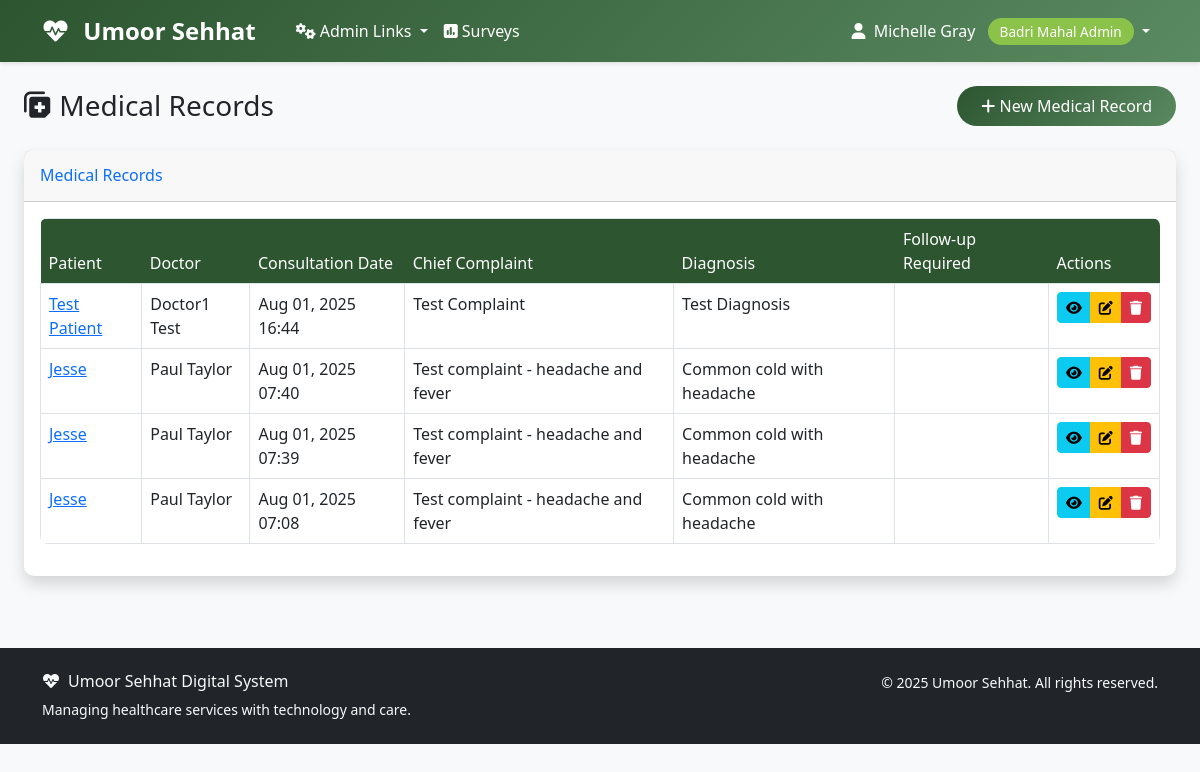
/mahalshifa/medical-records/ (signed in), run on the app's committed database.
### accounts/models.py (models this page shows, shortened)
class User(AbstractUser):
    ROLE_CHOICES = [
        ('aamil', 'Aamil'),
        ('moze_coordinator', 'Moze Coordinator'),
        ('doctor', 'Doctor'),
        ('student', 'Student'),
        ('badri_mahal_admin', 'Badri Mahal Admin'),
    ]
    role = models.CharField(max_length=20, choices=ROLE_CHOICES, default='student')
    its_id = models.CharField(
        max_length=8,
        unique=True,
        null=True,
        blank=True,
        validators=[RegexValidator(
            regex=r'^\d{8}$',
            message='ITS ID must be exactly 8 digits',
            code='invalid_its_id'
        )],
        help_text='8-digit ITS ID'
    )
    phone_number = models.CharField(max_length=15, blank=True, null=True)
    profile_photo = models.URLField(blank=True, null=True)
    arabic_name = models.CharField(max_length=100, blank=True, null=True)
    age = models.PositiveIntegerField(blank=True, null=True)
    verified_certificate = models.FileField(upload_to='certificates/', blank=True, null=True)
    specialty = models.CharField(max_length=100, blank=True, null=True)
    college = models.CharField(max_length=100, blank=True, null=True)  # For students
    specialization = models.CharField(max_length=100, blank=True, null=True)  # For students
    created_at = models.DateTimeField(auto_now_add=True)
    updated_at = models.DateTimeField(auto_now=True)
    def get_full_name(self):
        if self.arabic_name:
            return self.arabic_name
        return super().get_full_name() or self.username
    @property
    def is_aamil(self):
        return self.role == 'aamil'
    @property
    def is_moze_coordinator(self):
        return self.role == 'moze_coordinator'
    @property
    def is_doctor(self):
        return self.role == 'doctor'
    @property
    def is_student(self):
        return self.role == 'student'
    @property
    def is_admin(self):
        return self.role == 'badri_mahal_admin' or self.is_superuser
    class Meta:
        verbose_name = 'User'
        verbose_name_plural = 'Users'
        ordering = ['first_name', 'last_name']

### mahalshifa/models.py (models this page shows, shortened)
class MedicalRecord(models.Model):
    patient = models.ForeignKey(Patient, on_delete=models.CASCADE, related_name='medical_records')
    doctor = models.ForeignKey('Doctor', on_delete=models.CASCADE, related_name='medical_records')
    appointment = models.OneToOneField(
        Appointment,
        on_delete=models.SET_NULL,
        null=True,
        blank=True,
        related_name='medical_record'
    )
    moze = models.ForeignKey(Moze, on_delete=models.CASCADE, related_name='medical_records')
    consultation_date = models.DateTimeField(auto_now_add=True)
    chief_complaint = models.TextField(help_text='Main complaint or reason for visit')
    history_of_present_illness = models.TextField(blank=True, null=True)
    past_medical_history = models.TextField(blank=True, null=True)
    family_history = models.TextField(blank=True, null=True)
    social_history = models.TextField(blank=True, null=True)
    vital_signs = models.JSONField(default=dict, help_text='Blood pressure, temperature, pulse, etc.')
    physical_examination = models.TextField(blank=True, null=True)
    diagnosis = models.TextField()
    differential_diagnosis = models.TextField(blank=True, null=True)
    treatment_plan = models.TextField()
    medications_prescribed = models.TextField(blank=True, null=True)
    lab_tests_ordered = models.TextField(blank=True, null=True)
    imaging_ordered = models.TextField(blank=True, null=True)
    referrals = models.TextField(blank=True, null=True)
    follow_up_required = models.BooleanField(default=False)
    follow_up_date = models.DateField(blank=True, null=True)
    follow_up_instructions = models.TextField(blank=True, null=True)
    patient_education = models.TextField(blank=True, null=True, help_text='Patient education provided')
    doctor_notes = models.TextField(blank=True, null=True, help_text='Private doctor notes')
    created_at = models.DateTimeField(auto_now_add=True)
    updated_at = models.DateTimeField(auto_now=True)
    class Meta:
        ordering = ['-consultation_date']
        verbose_name = 'Medical Record'
        verbose_name_plural = 'Medical Records'

class Patient(models.Model):
    its_id = models.CharField(
        max_length=8,
        unique=True,
        validators=[RegexValidator(
            regex=r'^\d{8}$',
            message='ITS ID must be exactly 8 digits'
        )]
    )
    first_name = models.CharField(max_length=50)
    last_name = models.CharField(max_length=50)
    arabic_name = models.CharField(max_length=100, blank=True, null=True)
    date_of_birth = models.DateField()
    gender = models.CharField(
        max_length=10,
        choices=[
            ('male', 'Male'),
            ('female', 'Female'),
            ('other', 'Other')
        ]
    )
    phone_number = models.CharField(max_length=15)
    email = models.EmailField(blank=True, null=True)
    address = models.TextField()
    emergency_contact_name = models.CharField(max_length=100)
    emergency_contact_phone = models.CharField(max_length=15)
    emergency_contact_relationship = models.CharField(max_length=50)
    blood_group = models.CharField(
        max_length=5,
        choices=[
            ('A+', 'A+'), ('A-', 'A-'),
            ('B+', 'B+'), ('B-', 'B-'),
            ('AB+', 'AB+'), ('AB-', 'AB-'),
            ('O+', 'O+'), ('O-', 'O-'),
        ],
        blank=True,
        null=True
    )
    allergies = models.TextField(blank=True, null=True, help_text='Known allergies')
    chronic_conditions = models.TextField(blank=True, null=True, help_text='Chronic medical conditions')
    current_medications = models.TextField(blank=True, null=True, help_text='Current medications')
    registered_moze = models.ForeignKey(
        Moze,
        on_delete=models.SET_NULL,
        null=True,
        blank=True,
        related_name='registered_patients'
    )
    registration_date = models.DateField(auto_now_add=True)
    is_active = models.BooleanField(default=True)
    user_account = models.OneToOneField(
        settings.AUTH_USER_MODEL,
        on_delete=models.SET_NULL,
        null=True,
        blank=True,
        related_name='patient_record'
    )
    created_at = models.DateTimeField(auto_now_add=True)
    updated_at = models.DateTimeField(auto_now=True)
    class Meta:
        ordering = ['last_name', 'first_name']
        verbose_name = 'Patient'
        verbose_name_plural = 'Patients'
    def get_full_name(self):
        if self.arabic_name:
            return self.arabic_name
        return f"{self.first_name} {self.last_name}"

class Doctor(models.Model):
    user = models.OneToOneField(
        settings.AUTH_USER_MODEL,
        on_delete=models.CASCADE,
        related_name='mahalshifa_doctor_profile'
    )
    license_number = models.CharField(max_length=50, unique=True)
    specialization = models.CharField(max_length=100)
    qualification = models.CharField(max_length=200)
    experience_years = models.PositiveIntegerField(default=0)
    hospital = models.ForeignKey(Hospital, on_delete=models.CASCADE, related_name='doctors')
    department = models.ForeignKey(Department, on_delete=models.CASCADE, related_name='doctors')
    is_available = models.BooleanField(default=True)
    is_emergency_doctor = models.BooleanField(default=False)
    consultation_fee = models.DecimalField(max_digits=10, decimal_places=2, default=0)
    created_at = models.DateTimeField(auto_now_add=True)

### mahalshifa/views.py (the view)
# urls.py: path('medical-records/', views.MedicalRecordListView.as_view(), name='medical_record_list'),
class MedicalRecordListView(LoginRequiredMixin, ListView):
    model = MedicalRecord
    template_name = 'mahalshifa/medical_record_list.html'
    context_object_name = 'medical_records'
    paginate_by = 20
    def get_queryset(self):
        user = self.request.user
        if user.is_admin:
            return MedicalRecord.objects.all()
        elif user.is_aamil or user.is_moze_coordinator:
            return MedicalRecord.objects.filter(moze__aamil=user)
        elif user.is_doctor:
            return MedicalRecord.objects.filter(doctor__user=user)
        else:
            return MedicalRecord.objects.filter(patient__user_account=user)

### templates/mahalshifa/medical_record_list.html (shortened to what this page needs)
{% extends 'base.html' %}
{% block content %}
<div class="container-fluid">
    <div class="row mb-4">
        <div class="col-12">
            <div class="d-flex justify-content-between align-items-center">
                <h1 class="h3 mb-0 text-gray-800">
                    <i class="fas fa-notes-medical"></i> Medical Records
                </h1>
                {% if user.is_admin or user.is_doctor %}
                    <a href="{% url 'mahalshifa:medical_record_create' %}" class="btn btn-primary">
                        <i class="fas fa-plus"></i> New Medical Record
                    </a>
                {% endif %}
            </div>
        </div>
    </div>
    <div class="row">
        <div class="col-12">
            <div class="card shadow">
                <div class="card-header py-3">
                    <h6 class="m-0 font-weight-bold text-primary">Medical Records</h6>
                </div>
                <div class="card-body">
                    {% if medical_records %}
                        <div class="table-responsive">
                            <table class="table table-bordered" id="dataTable" width="100%" cellspacing="0">
                                <thead>
                                    <tr>
                                        <th>Patient</th>
                                        <th>Doctor</th>
                                        <th>Consultation Date</th>
                                        <th>Chief Complaint</th>
                                        <th>Diagnosis</th>
                                        <th>Follow-up Required</th>
                                        <th>Actions</th>
                                    </tr>
                                </thead>
                                <tbody>
                                    {% for record in medical_records %}
                                    <tr>
                                        <td>
                                            <a href="{% url 'mahalshifa:patient_detail' record.patient.pk %}">
                                                {{ record.patient.get_full_name }}
                                            </a>
                                        </td>
                                        <td>{{ record.doctor.user.get_full_name }}</td>
                                        <td>{{ record.consultation_date|date:"M d, Y H:i" }}</td>
                                        <td>{{ record.chief_complaint|truncatewords:10 }}</td>
                                        <td>{{ record.diagnosis|truncatewords:10 }}</td>
                                        <td>
                                            {% if record.follow_up_required %}
                                                <span class="badge badge-warning">Yes</span>
                                                {% if record.follow_up_date %}
                                                    <br><small>{{ record.follow_up_date|date:"M d, Y" }}</small>
                                                {% endif %}
                                            {% else %}
                                                <span class="badge badge-success">No</span>
                                            {% endif %}
                                        </td>
                                        <td>
                                            <div class="btn-group" role="group">
                                                <a href="{% url 'mahalshifa:medical_record_detail' record.pk %}"
                                                   class="btn btn-sm btn-info">
                                                    <i class="fas fa-eye"></i>
                                                </a>
                                                {% if user.is_admin or record.doctor.user == user %}
                                                    <a href="{% url 'mahalshifa:medical_record_update' record.pk %}"
                                                       class="btn btn-sm btn-warning">
                                                        <i class="fas fa-edit"></i>
                                                    </a>
                                                    <a href="{% url 'mahalshifa:medical_record_delete' record.pk %}"
                                                       class="btn btn-sm btn-danger">
                                                        <i class="fas fa-trash"></i>
                                                    </a>
                                                {% endif %}
                                            </div>
                                        </td>
                                    </tr>
                                    {% endfor %}
                                </tbody>
                            </table>
                        </div>
                    {% else %}
                        <div class="text-center py-4">
                            <i class="fas fa-notes-medical fa-3x text-gray-300 mb-3"></i>
                            <h5 class="text-gray-500">No medical records found</h5>
                            <p class="text-gray-400">No medical records match your current filters.</p>
                        </div>
                    {% endif %}
                </div>
            </div>
        </div>
    </div>
</div>
{% endblock %}

### templates/base.html (shortened to what this page needs)
<!DOCTYPE html>
<html lang="en">
<head>
    <link href="https://cdn.jsdelivr.net/npm/bootstrap@5.3.0/dist/css/bootstrap.min.css" rel="stylesheet">
    <link href="https://cdnjs.cloudflare.com/ajax/libs/font-awesome/6.0.0/css/all.min.css" rel="stylesheet">
</head>
<body>
    <nav class="navbar navbar-expand-lg navbar-custom">
        <div class="container">
            <a class="navbar-brand text-white" href="{% url 'dashboard' %}">
                <i class="fas fa-heartbeat me-2"></i>
                Umoor Sehhat
            </a>
            <div class="collapse navbar-collapse" id="navbarNav">
                {% if user.is_authenticated %}
                    <ul class="navbar-nav me-auto">
                        {% if user.is_admin %}
                            <li class="nav-item dropdown">
                                <a class="nav-link dropdown-toggle" href="#" id="adminDropdown" role="button" data-bs-toggle="dropdown" aria-expanded="false">
                                    <i class="fas fa-cogs me-1"></i>Admin Links
                                </a>
                            </li>
                        {% endif %}
                        <li class="nav-item">
                            <a class="nav-link" href="{% url 'surveys:list' %}" class="text-decoration-none">
                                <i class="fas fa-poll me-1"></i>Surveys
                            </a>
                        </li>
                    </ul>
                    <ul class="navbar-nav">
                        <li class="nav-item dropdown">
                            <a class="nav-link dropdown-toggle" href="#" id="navbarDropdown" role="button" data-bs-toggle="dropdown">
                                <i class="fas fa-user me-1"></i>
                                {{ user.get_full_name|default:user.username }}
                                <span class="role-badge ms-2">{{ user.get_role_display }}</span>
                            </a>
                        </li>
                    </ul>
                {% endif %}
            </div>
        </div>
    </nav>
    <main class="container-fluid py-4">
        {% block content %}{% endblock %}
    </main>
    <footer class="bg-dark text-light py-4 mt-5">
        <div class="container">
            <div class="row">
                <div class="col-md-6">
                    <h6><i class="fas fa-heartbeat me-2"></i>Umoor Sehhat Digital System</h6>
                    <p class="small mb-0">Managing healthcare services with technology and care.</p>
                </div>
                <div class="col-md-6 text-md-end">
                    <p class="small mb-0">
                        &copy; {% now "Y" %} Umoor Sehhat. All rights reserved.
                    </p>
                </div>
            </div>
        </div>
    </footer>
</body>
</html>

### data on the page
User: get_full_name "Michelle Gray", role "Badri Mahal Admin"
MedicalRecord: patient.get_full_name "Test Patient", doctor.user.get_full_name "Doctor1 Test", consultation_date "Aug 01, 2025 16:44", chief_complaint "Test Complaint", diagnosis "Test Diagnosis"
MedicalRecord: patient.get_full_name "Jesse", doctor.user.get_full_name "Paul Taylor", consultation_date "Aug 01, 2025 07:40", chief_complaint "Test complaint - headache and fever", diagnosis "Common cold with headache"
MedicalRecord: patient.get_full_name "Jesse", doctor.user.get_full_name "Paul Taylor", consultation_date "Aug 01, 2025 07:39", chief_complaint "Test complaint - headache and fever", diagnosis "Common cold with headache"
MedicalRecord: patient.get_full_name "Jesse", doctor.user.get_full_name "Paul Taylor", consultation_date "Aug 01, 2025 07:08", chief_complaint "Test complaint - headache and fever", diagnosis "Common cold with headache"
